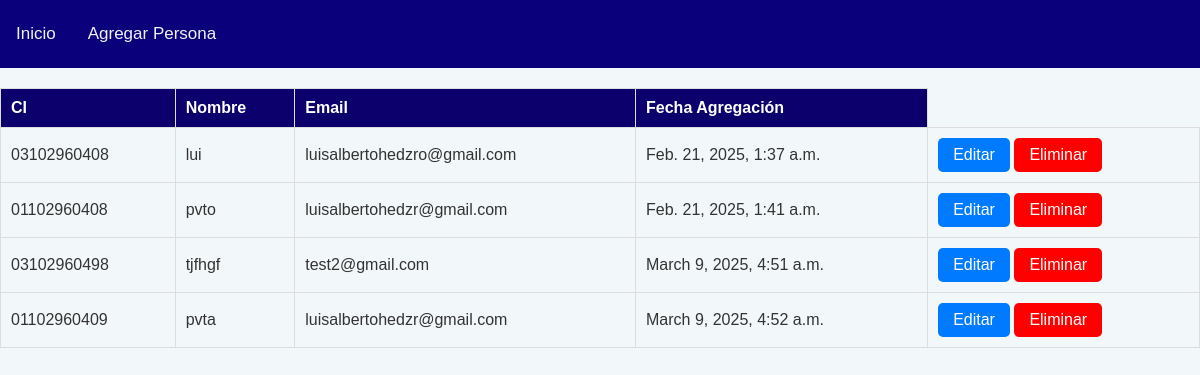
The page / on the database its author committed.
### crudApp/models.py (models this page shows, shortened)
class Persona(models.Model):
    ci = models.CharField(primary_key=True, max_length=11, unique=True, validators=[
        RegexValidator(r'^\d{11}$', message='El numero debe ser de 11 dígitos.'),
    ])
    name = models.CharField(max_length=30, blank=False)  # No se puede dejar vacío
    email = models.EmailField(blank=False)  # No se puede dejar vacío
    joined_date = models.DateTimeField(auto_now_add=True)

### crudApp/views.py (the view)
# urls.py: path('', views.ShowListView.as_view(), name="show"),
class ShowListView(ListView):
    model = Persona
    template_name = "show.html"
    context_object_name = "personas"

### crudApp/templates/show.html (shortened to what this page needs)
{% extends "base.html" %}
{% block css %}
    {% load static %}
    <link rel="stylesheet" href="{% static 'show.css' %}">
{% endblock %}
{% block content %}
    <table>
        <thead>
            <tr>
                <th>CI</th>
                <th>Nombre</th>
                <th>Email</th>
                <th>Fecha Agregación</th>
            </tr>
        </thead>
        <tbody>
            {% for persona in personas %}
            <tr>
                <td>{{ persona.ci }} </td>
                <td>{{ persona.name }}</td>
                <td>{{ persona.email }}</td>
                <td>{{ persona.joined_date }}</td>
                <td>
                    <button class="normal"><a href="{% url 'save' persona.ci %}">Editar</a></button>
                    <button class="warning"><a href="{% url 'delete' persona.ci %}">Eliminar</a></button>
                </td>
            </tr>
            {% endfor %}
        </tbody>
    </table>
{% endblock %}

### crudApp/templates/base.html (shortened to what this page needs)
{% load static %}
<!DOCTYPE html>
<html lang="en">
<head>
    <link rel="stylesheet" href="{% static 'base.css' %}">
    {% block css %} {% endblock %}
</head>
<body>
    <div class="topnav">
        <a href="/">Inicio</a>
        <a href="{% url 'save' 0 %}">Agregar Persona</a>
    </div>
    {% block content %}
    {% endblock %}
</body>
</html>

### crudApp/static/base.css (style rules this page uses)
body { font-family: Arial, sans-serif; margin: 0; padding: 0; background-color: #f4f4f4; }
.topnav { background-color: #0a007b; overflow: hidden; padding: 10px 0; text-align: center; }
.topnav a { float: left; color: #f2f2f2; text-align: center; padding: 14px 16px; text-decoration: none; font-size: 17px; }

### crudApp/static/show.css (style rules this page uses)
body { font-family: Arial, sans-serif; background-color: #f2f7fa; color: #333; margin: 0; padding: 0; }
table { width: 100%; border-collapse: collapse; margin-top: 20px; }
th, td { text-align: left; padding: 10px; border: 1px solid #ddd; }
th { background-color: #0b006c; color: white; }
td { border-bottom: 1px solid #ddd; }
button { color: white; padding: 8px 15px; border: none; cursor: pointer; text-align: center; text-decoration: none; display: inline-block; font-size: 16px; border-radius: 5px; }
.normal { background-color: #007bff; }
.warning { background-color: #ff0000; }
button a { color: white; text-decoration: none; }
a { color: #007bff; text-decoration: none; }

### rows shown on the page
Persona: ci "03102960408", name "lui", email "luisalbertohedzro@gmail.com", joined_date "Feb. 21, 2025, 1:37 a.m."
Persona: ci "01102960408", name "pvto", email "luisalbertohedzr@gmail.com", joined_date "Feb. 21, 2025, 1:41 a.m."
Persona: ci "03102960498", name "tjfhgf", email "test2@gmail.com", joined_date "March 9, 2025, 4:51 a.m."
Persona: ci "01102960409", name "pvta", email "luisalbertohedzr@gmail.com", joined_date "March 9, 2025, 4:52 a.m."
